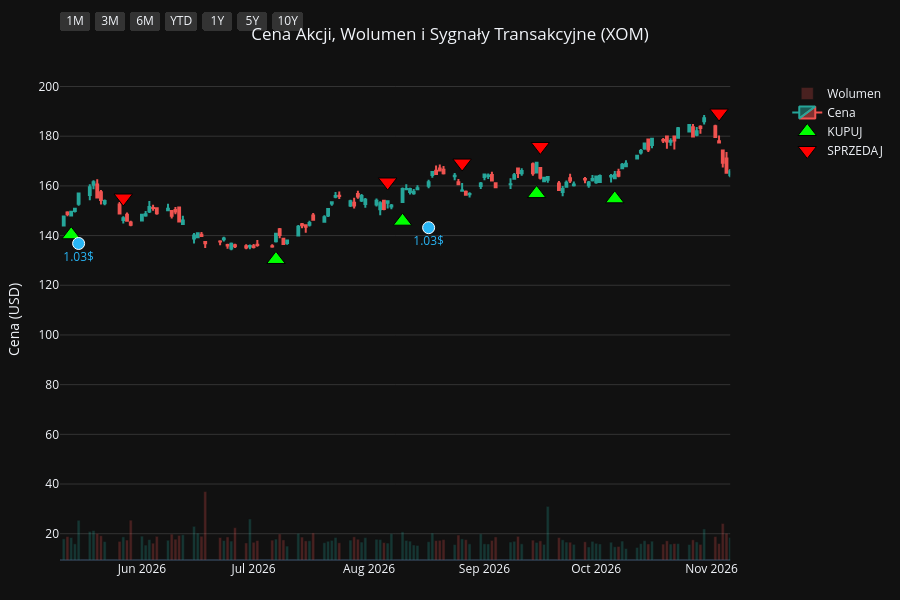
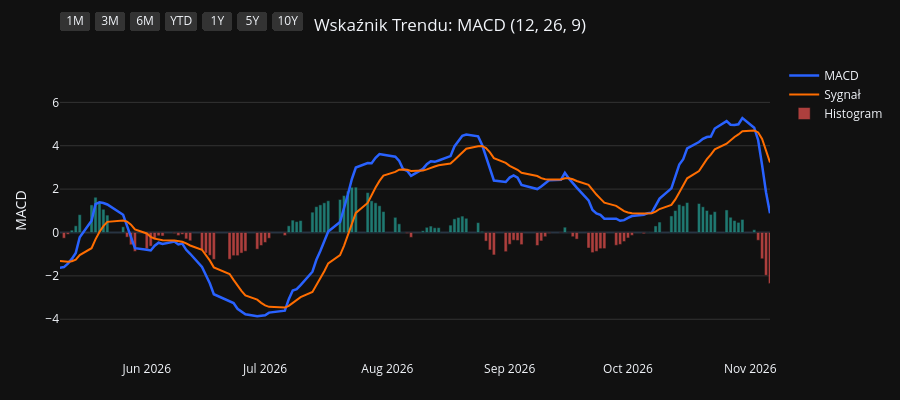
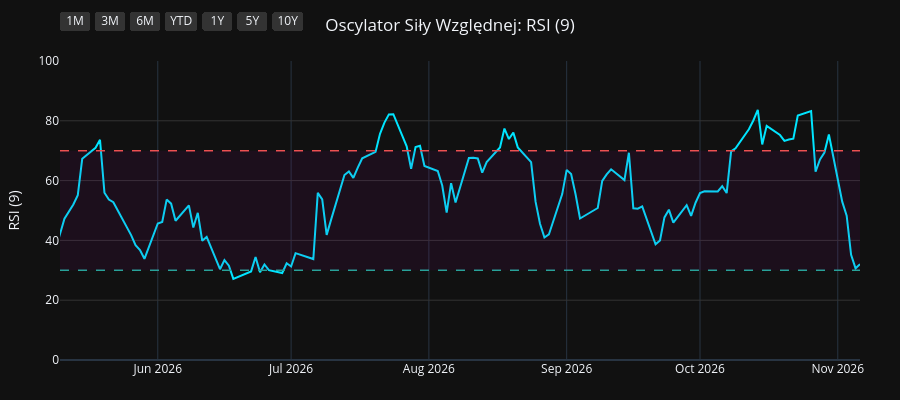
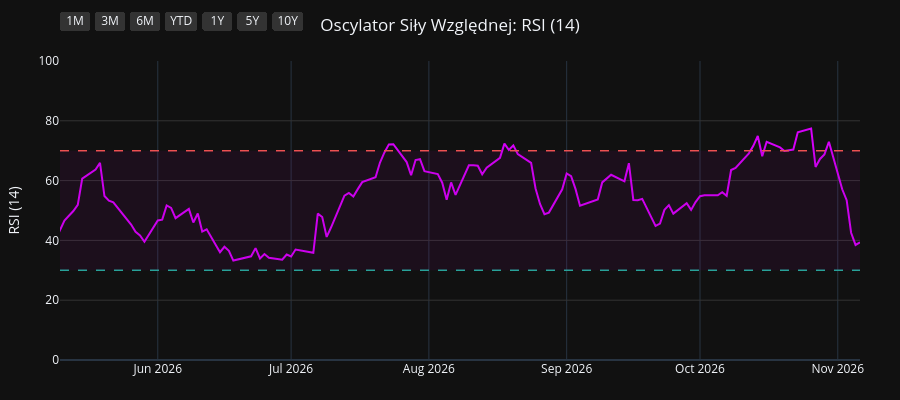

Write notebook code for charts like these, in order.
### Code cell
import os
import yfinance as yf
import pandas as pd
import pandas_ta as ta
import plotly.graph_objects as go
from plotly.subplots import make_subplots

# 1. Pobranie i przygotowanie danych
symbol = os.environ.get("STOCK_TICKER", "").strip().upper()
if not symbol:
    raise RuntimeError("Set STOCK_TICKER before running price_extractor.ipynb")
df = yf.Ticker(symbol).history(period="10y")
df.index = df.index.tz_localize(None)

# Wskaźniki i sygnały
df.ta.macd(fast=12, slow=26, signal=9, append=True)
df.ta.rsi(length=9, append=True)
df.ta.rsi(length=14, append=True)
df.ta.rsi(length=21, append=True)
df.dropna(inplace=True)

macd = df['MACD_12_26_9']
signal = df['MACDs_12_26_9']
wczorajszy_macd = macd.shift(1)
wczorajszy_signal = signal.shift(1)

df['Decyzja'] = 'BRAK'
df.loc[(macd > signal) & (wczorajszy_macd <= wczorajszy_signal), 'Decyzja'] = 'KUPUJ'
df.loc[(macd < signal) & (wczorajszy_macd >= wczorajszy_signal), 'Decyzja'] = 'SPRZEDAJ'

df_kupuj = df[df['Decyzja'] == 'KUPUJ']
df_sprzedaj = df[df['Decyzja'] == 'SPRZEDAJ']
df_dywidendy = df[df['Dividends'] > 0]
df_splity = df[df['Stock Splits'] > 0]

# Wspólna konfiguracja osi X
konfiguracja_osi_x = dict(
    type="date",
    showspikes=True, spikemode="across", spikesnap="cursor", spikedash="dot", spikecolor="#ffffff", spikethickness=1, hoverformat="%Y-%m-%d",
    rangeselector=dict(
        buttons=list([
            dict(count=1, label="1M", step="month", stepmode="backward"),
            dict(count=3, label="3M", step="month", stepmode="backward"),
            dict(count=6, label="6M", step="month", stepmode="backward"),
            dict(count=1, label="YTD", step="year", stepmode="todate"),
            dict(count=1, label="1Y", step="year", stepmode="backward"),
            dict(count=5, label="5Y", step="year", stepmode="backward"),
            dict(step="all", label="10Y")
        ]),
        bgcolor="#333333", activecolor="#2962ff", x=0, y=1.1
    )
)

# ==========================================
# WYKRES 1: CENA + WOLUMEN + SYGNAŁY
# ==========================================
fig1 = make_subplots(specs=[[{"secondary_y": True}]])

kolory_wolumenu = ['#26a69a' if row['Close'] >= row['Open'] else '#ef5350' for index, row in df.iterrows()]
fig1.add_trace(go.Bar(x=df.index, y=df['Volume'], marker_color=kolory_wolumenu, opacity=0.25, name='Wolumen'), secondary_y=True)
fig1.add_trace(go.Candlestick(x=df.index, open=df['Open'], high=df['High'], low=df['Low'], close=df['Close'], name='Cena', increasing_line_color='#26a69a', decreasing_line_color='#ef5350'), secondary_y=False)
fig1.add_trace(go.Scatter(x=df_kupuj.index, y=df_kupuj['Low'] * 0.95, customdata=df_kupuj[['Low', 'High']], mode='markers', marker=dict(symbol='triangle-up', size=16, color='#00ff00', line=dict(width=1, color='black')), name='KUPUJ', hovertemplate='KUPUJ<br>Najniższa: %{customdata[0]:.2f}<br>Najwyższa: %{customdata[1]:.2f}<extra></extra>'), secondary_y=False)
fig1.add_trace(go.Scatter(x=df_sprzedaj.index, y=df_sprzedaj['High'] * 1.05, customdata=df_sprzedaj[['Low', 'High']], mode='markers', marker=dict(symbol='triangle-down', size=16, color='#ff0000', line=dict(width=1, color='black')), name='SPRZEDAJ', hovertemplate='SPRZEDAJ<br>Najniższa: %{customdata[0]:.2f}<br>Najwyższa: %{customdata[1]:.2f}<extra></extra>'), secondary_y=False)

if not df_dywidendy.empty:
    fig1.add_trace(go.Scatter(x=df_dywidendy.index, y=df_dywidendy['Low'] * 0.90, mode='markers+text', marker=dict(symbol='circle', size=12, color='#29b6f6', line=dict(width=1, color='white')), text=df_dywidendy['Dividends'].apply(lambda x: f"{x}$"), textposition="bottom center", name='Dywidenda', showlegend=False, hovertemplate='Dywidenda: %{text}<extra></extra>', textfont=dict(color="#29b6f6")), secondary_y=False)
if not df_splity.empty:
                    fig1.add_trace(go.Scatter(x=df_splity.index, y=df_splity['High'], mode='markers+text', marker=dict(symbol='star', size=16, color='#ffee58', line=dict(width=1, color='black')), text=df_splity['Stock Splits'].apply(lambda x: f"{x:g}:1" if x >= 1 else f"1:{1 / x:g}"), textposition="top center", name='Split', hovertemplate='%{text}<extra></extra>', textfont=dict(color="#ffee58")), secondary_y=False)

fig1.update_layout(title=dict(text=f"Cena Akcji, Wolumen i Sygnały Transakcyjne ({symbol})", x=0.5, xanchor='center'), dragmode='pan', xaxis_rangeslider_visible=False, template='plotly_dark', height=600, hovermode='x unified', margin=dict(l=60, r=40, t=60, b=40))
fig1.update_xaxes(**konfiguracja_osi_x)
fig1.update_xaxes(range=[df.index.max() - pd.Timedelta(days=180), df.index.max()])
fig1.update_yaxes(title_text="Cena (USD)", secondary_y=False, gridcolor='#333333')
fig1.update_yaxes(range=[0, df['Volume'].max() * 4], showgrid=False, showticklabels=False, secondary_y=True)
fig1.show(config={'scrollZoom': True})

# ==========================================
# WYKRES 2: WSKAŹNIK MACD
# ==========================================
fig2 = go.Figure()
fig2.add_trace(go.Scatter(x=df.index, y=df['MACD_12_26_9'], line=dict(color='#2962ff', width=2.5), name='MACD'))
fig2.add_trace(go.Scatter(x=df.index, y=df['MACDs_12_26_9'], line=dict(color='#ff6d00', width=2), name='Sygnał'))
kolory_macd = ['#26a69a' if val >= 0 else '#ef5350' for val in df['MACDh_12_26_9']]
fig2.add_trace(go.Bar(x=df.index, y=df['MACDh_12_26_9'], marker_color=kolory_macd, name='Histogram', opacity=0.7))
fig2.update_layout(title=dict(text="Wskaźnik Trendu: MACD (12, 26, 9)", x=0.5, xanchor='center'), dragmode='pan', xaxis_rangeslider_visible=False, template='plotly_dark', height=400, hovermode='x unified', margin=dict(l=60, r=40, t=60, b=40))
fig2.update_xaxes(**konfiguracja_osi_x)
fig2.update_xaxes(range=[df.index.max() - pd.Timedelta(days=180), df.index.max()])
fig2.update_yaxes(title_text="MACD", gridcolor='#333333')
fig2.show(config={'scrollZoom': True})

# ==========================================
# WYKRES 3: OSCYLATOR RSI (9)
# ==========================================
fig3 = go.Figure()
fig3.add_trace(go.Scatter(x=df.index, y=df['RSI_9'], line=dict(color='#00e5ff', width=2), name='RSI (9)'))
fig3.add_hline(y=70, line_dash="dash", line_color="#ef5350", line_width=1.5)
fig3.add_hline(y=30, line_dash="dash", line_color="#26a69a", line_width=1.5)
fig3.add_hrect(y0=30, y1=70, line_width=0, fillcolor="purple", opacity=0.1)
fig3.update_layout(title=dict(text="Oscylator Siły Względnej: RSI (9)", x=0.5, xanchor='center'), dragmode='pan', xaxis_rangeslider_visible=False, template='plotly_dark', height=400, hovermode='x unified', margin=dict(l=60, r=40, t=60, b=40))
fig3.update_xaxes(**konfiguracja_osi_x)
fig3.update_xaxes(range=[df.index.max() - pd.Timedelta(days=180), df.index.max()])
fig3.update_yaxes(title_text="RSI (9)", range=[0, 100], gridcolor='#333333')
fig3.show(config={'scrollZoom': True})

# ==========================================
# WYKRES 4: OSCYLATOR RSI (14)
# ==========================================
fig4 = go.Figure()
fig4.add_trace(go.Scatter(x=df.index, y=df['RSI_14'], line=dict(color='#d500f9', width=2), name='RSI (14)'))
fig4.add_hline(y=70, line_dash="dash", line_color="#ef5350", line_width=1.5)
fig4.add_hline(y=30, line_dash="dash", line_color="#26a69a", line_width=1.5)
fig4.add_hrect(y0=30, y1=70, line_width=0, fillcolor="purple", opacity=0.1)
fig4.update_layout(title=dict(text="Oscylator Siły Względnej: RSI (14)", x=0.5, xanchor='center'), dragmode='pan', xaxis_rangeslider_visible=False, template='plotly_dark', height=400, hovermode='x unified', margin=dict(l=60, r=40, t=60, b=40))
fig4.update_xaxes(**konfiguracja_osi_x)
fig4.update_xaxes(range=[df.index.max() - pd.Timedelta(days=180), df.index.max()])
fig4.update_yaxes(title_text="RSI (14)", range=[0, 100], gridcolor='#333333')
fig4.show(config={'scrollZoom': True})

# ==========================================
# WYKRES 5: OSCYLATOR RSI (21)
# ==========================================
fig5 = go.Figure()
fig5.add_trace(go.Scatter(x=df.index, y=df['RSI_21'], line=dict(color='#64dd17', width=2), name='RSI (21)'))
fig5.add_hline(y=70, line_dash="dash", line_color="#ef5350", line_width=1.5)
fig5.add_hline(y=30, line_dash="dash", line_color="#26a69a", line_width=1.5)
fig5.add_hrect(y0=30, y1=70, line_width=0, fillcolor="purple", opacity=0.1)
fig5.update_layout(title=dict(text="Oscylator Siły Względnej: RSI (21)", x=0.5, xanchor='center'), dragmode='pan', xaxis_rangeslider_visible=False, template='plotly_dark', height=400, hovermode='x unified', margin=dict(l=60, r=40, t=60, b=40))
fig5.update_xaxes(**konfiguracja_osi_x)
fig5.update_xaxes(range=[df.index.max() - pd.Timedelta(days=180), df.index.max()])
fig5.update_yaxes(title_text="RSI (21)", range=[0, 100], gridcolor='#333333')
fig5.show(config={'scrollZoom': True})

### Figure 1 — Plotly figure (JSON) as saved in the notebook; plotly's stock layout.template omitted (floating-point values rounded to 4 significant figures; data arrays with more than 128 entries replaced by an {"elided": "..."} marker saying what was removed)
{"data": [{"marker": {"color": {"elided": "2481 str values"}}, "name": "Wolumen", "opacity": 0.25, "type": "bar", "x": {"elided": "2481 str values"}, "xaxis": "x", "y": {"elided": "2481 int values"}, "yaxis": "y2"}, {"close": {"elided": "2481 float values"}, "decreasing": {"line": {"color": "#ef5350"}}, "high": {"elided": "2481 float values"}, "increasing": {"line": {"color": "#26a69a"}}, "low": {"elided": "2481 float values"}, "name": "Cena", "open": {"elided": "2481 float values"}, "type": "candlestick", "x": {"elided": "2481 str values"}, "xaxis": "x", "yaxis": "y"}, {"customdata": {"elided": "94x2 float values"}, "hovertemplate": "KUPUJ<br>Najniższa: %{customdata[0]:.2f}<br>Najwyższa: %{customdata[1]:.2f}<extra></extra>", "marker": {"color": "#00ff00", "line": {"color": "black", "width": 1}, "size": 16, "symbol": "triangle-up"}, "mode": "markers", "name": "KUPUJ", "type": "scatter", "x": ["2017-02-13T00:00:00", "2017-05-01T00:00:00", "2017-06-12T00:00:00", "2017-07-14T00:00:00", "2017-07-19T00:00:00", "2017-07-27T00:00:00", "2017-08-02T00:00:00", "2017-09-01T00:00:00", "2017-11-30T00:00:00", "2017-12-21T00:00:00", "2018-02-26T00:00:00", "2018-05-10T00:00:00", "2018-06-08T00:00:00", "2018-06-29T00:00:00", "2018-07-26T00:00:00", "2018-08-22T00:00:00", "2018-11-02T00:00:00", "2018-11-29T00:00:00", "2019-01-04T00:00:00", "2019-04-08T00:00:00", "2019-06-06T00:00:00", "2019-08-21T00:00:00", "2019-08-29T00:00:00", "2019-10-21T00:00:00", "2019-11-01T00:00:00", "2019-12-09T00:00:00", "2020-01-02T00:00:00", "2020-02-14T00:00:00", "2020-03-25T00:00:00", "2020-05-20T00:00:00", "2020-07-16T00:00:00", "2020-08-04T00:00:00", "2020-10-08T00:00:00", "2020-10-29T00:00:00", "2021-01-07T00:00:00", "2021-02-08T00:00:00", "2021-04-28T00:00:00", "2021-06-03T00:00:00", "2021-06-23T00:00:00", "2021-07-29T00:00:00", "2021-08-26T00:00:00", "2021-12-10T00:00:00", "2021-12-27T00:00:00", "2022-03-04T00:00:00", "2022-03-25T00:00:00", "2022-04-08T00:00:00", "2022-05-04T00:00:00", "2022-05-16T00:00:00", "2022-07-19T00:00:00", "2022-08-10T00:00:00", "2022-10-04T00:00:00", "2022-12-23T00:00:00", "2023-02-10T00:00:00", "2023-03-28T00:00:00", "2023-04-28T00:00:00", "2023-05-24T00:00:00", "2023-06-02T00:00:00", "2023-06-28T00:00:00", "2023-07-24T00:00:00", "2023-08-30T00:00:00", "2023-09-28T00:00:00", "2023-10-19T00:00:00", "2023-11-15T00:00:00", "2023-11-17T00:00:00", "2023-12-15T00:00:00", "2024-01-25T00:00:00", "2024-05-17T00:00:00", "2024-06-24T00:00:00", "2024-07-11T00:00:00", "2024-08-09T00:00:00", "2024-08-30T00:00:00", "2024-09-19T00:00:00", "2024-11-07T00:00:00", "2024-12-31T00:00:00", "2025-02-04T00:00:00", "2025-03-14T00:00:00", "2025-04-23T00:00:00", "2025-05-08T00:00:00", "2025-06-09T00:00:00", "2025-07-08T00:00:00", "2025-08-19T00:00:00", "2025-09-16T00:00:00", "2025-09-24T00:00:00", "2025-10-22T00:00:00", "2025-11-07T00:00:00", "2025-12-10T00:00:00", "2025-12-23T00:00:00", "2026-03-17T00:00:00", "2026-04-30T00:00:00", "2026-05-13T00:00:00", "2026-07-07T00:00:00", "2026-08-10T00:00:00", "2026-09-15T00:00:00", "2026-10-06T00:00:00"], "xaxis": "x", "y": [51.71, 51.16, 52.06, 51.19, 50.88, 50.64, 50.58, 48.84, 53.23, 53.58, 50.61, 52.53, 54.38, 54.24, 54.95, 52.62, 53.43, 52.6, 46.66, 56.17, 50.62, 48.31, 47.42, 47.24, 47.58, 48.65, 49.51, 43.1, 25.15, 32.49, 31.92, 30.79, 25.09, 23.12, 33.9, 38.6, 43.96, 47.4, 49.93, 45.99, 43.55, 50.28, 48.82, 65.89, 67.63, 69.58, 72.63, 73.43, 71.18, 73.61, 77.26, 89.8, 97.58, 89.04, 98.9, 91.13, 89.25, 88.12, 88.77, 94.68, 101.7, 95.84, 89.91, 89.26, 87.14, 86.54, 104.3, 98.68, 98.05, 103.7, 103.6, 102.6, 106.6, 95.03, 95.7, 98.17, 96.5, 95.48, 94.98, 101.4, 98.0, 104.1, 105.7, 104.4, 106.1, 110.2, 110.2, 147.0, 141.9, 140.3, 130.4, 145.8, 156.9, 154.8], "yaxis": "y"}, {"customdata": {"elided": "94x2 float values"}, "hovertemplate": "SPRZEDAJ<br>Najniższa: %{customdata[0]:.2f}<br>Najwyższa: %{customdata[1]:.2f}<extra></extra>", "marker": {"color": "#ff0000", "line": {"color": "black", "width": 1}, "size": 16, "symbol": "triangle-down"}, "mode": "markers", "name": "SPRZEDAJ", "type": "scatter", "x": ["2017-04-17T00:00:00", "2017-05-25T00:00:00", "2017-06-22T00:00:00", "2017-07-18T00:00:00", "2017-07-21T00:00:00", "2017-07-28T00:00:00", "2017-08-10T00:00:00", "2017-10-18T00:00:00", "2017-12-19T00:00:00", "2018-01-29T00:00:00", "2018-05-01T00:00:00", "2018-05-25T00:00:00", "2018-06-13T00:00:00", "2018-07-17T00:00:00", "2018-07-27T00:00:00", "2018-10-04T00:00:00", "2018-11-14T00:00:00", "2018-12-11T00:00:00", "2019-03-08T00:00:00", "2019-04-09T00:00:00", "2019-07-17T00:00:00", "2019-08-26T00:00:00", "2019-09-26T00:00:00", "2019-10-31T00:00:00", "2019-11-14T00:00:00", "2019-12-31T00:00:00", "2020-01-08T00:00:00", "2020-02-24T00:00:00", "2020-05-13T00:00:00", "2020-06-12T00:00:00", "2020-07-31T00:00:00", "2020-08-19T00:00:00", "2020-10-28T00:00:00", "2020-12-18T00:00:00", "2021-01-25T00:00:00", "2021-03-16T00:00:00", "2021-05-19T00:00:00", "2021-06-18T00:00:00", "2021-06-29T00:00:00", "2021-08-18T00:00:00", "2021-11-02T00:00:00", "2021-12-14T00:00:00", "2022-02-10T00:00:00", "2022-03-15T00:00:00", "2022-03-28T00:00:00", "2022-04-22T00:00:00", "2022-05-10T00:00:00", "2022-06-13T00:00:00", "2022-08-08T00:00:00", "2022-09-01T00:00:00", "2022-11-09T00:00:00", "2023-02-02T00:00:00", "2023-02-17T00:00:00", "2023-04-26T00:00:00", "2023-05-01T00:00:00", "2023-05-31T00:00:00", "2023-06-20T00:00:00", "2023-07-14T00:00:00", "2023-08-23T00:00:00", "2023-09-21T00:00:00", "2023-09-29T00:00:00", "2023-10-23T00:00:00", "2023-11-16T00:00:00", "2023-12-05T00:00:00", "2024-01-10T00:00:00", "2024-04-15T00:00:00", "2024-05-22T00:00:00", "2024-07-10T00:00:00", "2024-08-05T00:00:00", "2024-08-20T00:00:00", "2024-09-03T00:00:00", "2024-10-16T00:00:00", "2024-11-26T00:00:00", "2025-01-31T00:00:00", "2025-03-03T00:00:00", "2025-04-03T00:00:00", "2025-05-05T00:00:00", "2025-05-21T00:00:00", "2025-06-27T00:00:00", "2025-07-16T00:00:00", "2025-09-08T00:00:00", "2025-09-22T00:00:00", "2025-09-30T00:00:00", "2025-11-04T00:00:00", "2025-11-24T00:00:00", "2025-12-16T00:00:00", "2026-02-17T00:00:00", "2026-04-02T00:00:00", "2026-05-07T00:00:00", "2026-05-27T00:00:00", "2026-08-06T00:00:00", "2026-08-26T00:00:00", "2026-09-16T00:00:00", "2026-11-03T00:00:00"], "xaxis": "x", "y": [56.89, 57.94, 57.15, 56.8, 56.63, 55.99, 56.43, 58.99, 59.37, 63.75, 55.72, 57.79, 60.17, 60.28, 60.01, 63.36, 58.8, 57.84, 59.63, 62.08, 57.76, 52.55, 54.92, 52.13, 53.73, 54.38, 54.76, 45.68, 35.34, 39.17, 33.97, 35.04, 26.6, 36.83, 39.58, 51.04, 51.96, 53.43, 55.36, 49.18, 57.67, 55.79, 71.95, 71.49, 75.22, 79.57, 78.46, 89.18, 81.73, 87.56, 104.3, 106.8, 106.8, 109.5, 109.7, 97.24, 98.87, 98.19, 102.1, 111.7, 113.4, 105.6, 99.16, 98.26, 95.82, 117.9, 114.8, 109.4, 113.4, 116.8, 114.3, 119.6, 118.8, 109.8, 112.4, 115.7, 104.8, 106.1, 111.3, 114.8, 112.3, 115.1, 115.8, 116.7, 120.6, 120.3, 154.5, 172.9, 152.4, 155.1, 161.6, 169.2, 175.9, 189.3], "yaxis": "y"}, {"hovertemplate": "Dywidenda: %{text}<extra></extra>", "marker": {"color": "#29b6f6", "line": {"color": "white", "width": 1}, "size": 12, "symbol": "circle"}, "mode": "markers+text", "name": "Dywidenda", "showlegend": false, "text": ["0.75$", "0.77$", "0.77$", "0.77$", "0.77$", "0.82$", "0.82$", "0.82$", "0.82$", "0.87$", "0.87$", "0.87$", "0.87$", "0.87$", "0.87$", "0.87$", "0.87$", "0.87$", "0.87$", "0.88$", "0.88$", "0.88$", "0.88$", "0.91$", "0.91$", "0.91$", "0.91$", "0.95$", "0.95$", "0.95$", "0.95$", "0.99$", "0.99$", "0.99$", "0.99$", "1.03$", "1.03$", "1.03$", "1.03$"], "textfont": {"color": "#29b6f6"}, "textposition": "bottom center", "type": "scatter", "x": ["2017-02-08T00:00:00", "2017-05-10T00:00:00", "2017-08-10T00:00:00", "2017-11-10T00:00:00", "2018-02-09T00:00:00", "2018-05-11T00:00:00", "2018-08-10T00:00:00", "2018-11-09T00:00:00", "2019-02-08T00:00:00", "2019-05-10T00:00:00", "2019-08-12T00:00:00", "2019-11-08T00:00:00", "2020-02-10T00:00:00", "2020-05-12T00:00:00", "2020-08-12T00:00:00", "2020-11-10T00:00:00", "2021-02-09T00:00:00", "2021-05-12T00:00:00", "2021-08-12T00:00:00", "2021-11-10T00:00:00", "2022-02-09T00:00:00", "2022-05-12T00:00:00", "2022-08-11T00:00:00", "2022-11-14T00:00:00", "2023-02-13T00:00:00", "2023-05-15T00:00:00", "2023-08-15T00:00:00", "2023-11-14T00:00:00", "2024-02-13T00:00:00", "2024-05-14T00:00:00", "2024-08-15T00:00:00", "2024-11-14T00:00:00", "2025-02-12T00:00:00", "2025-05-15T00:00:00", "2025-08-15T00:00:00", "2025-11-14T00:00:00", "2026-02-12T00:00:00", "2026-05-15T00:00:00", "2026-08-17T00:00:00"], "xaxis": "x", "y": [48.28, 49.03, 47.84, 50.43, 45.68, 50.52, 49.75, 50.78, 46.86, 48.99, 45.75, 47.19, 40.38, 30.46, 30.72, 25.95, 36.5, 44.46, 42.95, 48.81, 60.92, 65.21, 72.19, 89.52, 92.95, 84.6, 88.05, 85.48, 83.56, 97.54, 99.71, 102.4, 92.03, 91.83, 92.67, 102.9, 133.1, 136.8, 143.2], "yaxis": "y"}], "layout": {"dragmode": "pan", "height": 600, "hovermode": "x unified", "margin": {"b": 40, "l": 60, "r": 40, "t": 60}, "title": {"text": "Cena Akcji, Wolumen i Sygnały Transakcyjne (XOM)", "x": 0.5, "xanchor": "center"}, "xaxis": {"anchor": "y", "domain": [0.0, 0.94], "hoverformat": "%Y-%m-%d", "range": ["2026-05-10T00:00:00", "2026-11-06T00:00:00"], "rangeselector": {"activecolor": "#2962ff", "bgcolor": "#333333", "buttons": [{"count": 1, "label": "1M", "step": "month", "stepmode": "backward"}, {"count": 3, "label": "3M", "step": "month", "stepmode": "backward"}, {"count": 6, "label": "6M", "step": "month", "stepmode": "backward"}, {"count": 1, "label": "YTD", "step": "year", "stepmode": "todate"}, {"count": 1, "label": "1Y", "step": "year", "stepmode": "backward"}, {"count": 5, "label": "5Y", "step": "year", "stepmode": "backward"}, {"label": "10Y", "step": "all"}], "x": 0, "y": 1.1}, "rangeslider": {"visible": false}, "showspikes": true, "spikecolor": "#ffffff", "spikedash": "dot", "spikemode": "across", "spikesnap": "cursor", "spikethickness": 1, "type": "date"}, "yaxis": {"anchor": "x", "domain": [0.0, 1.0], "gridcolor": "#333333", "title": {"text": "Cena (USD)"}}, "yaxis2": {"anchor": "x", "overlaying": "y", "range": [0, 337757600], "showgrid": false, "showticklabels": false, "side": "right"}}}

### Figure 2 — Plotly figure (JSON) as saved in the notebook; plotly's stock layout.template omitted (floating-point values rounded to 4 significant figures; data arrays with more than 128 entries replaced by an {"elided": "..."} marker saying what was removed)
{"data": [{"line": {"color": "#2962ff", "width": 2.5}, "name": "MACD", "type": "scatter", "x": {"elided": "2481 str values"}, "y": {"elided": "2481 float values"}}, {"line": {"color": "#ff6d00", "width": 2}, "name": "Sygnał", "type": "scatter", "x": {"elided": "2481 str values"}, "y": {"elided": "2481 float values"}}, {"marker": {"color": {"elided": "2481 str values"}}, "name": "Histogram", "opacity": 0.7, "type": "bar", "x": {"elided": "2481 str values"}, "y": {"elided": "2481 float values"}}], "layout": {"dragmode": "pan", "height": 400, "hovermode": "x unified", "margin": {"b": 40, "l": 60, "r": 40, "t": 60}, "title": {"text": "Wskaźnik Trendu: MACD (12, 26, 9)", "x": 0.5, "xanchor": "center"}, "xaxis": {"hoverformat": "%Y-%m-%d", "range": ["2026-05-10T00:00:00", "2026-11-06T00:00:00"], "rangeselector": {"activecolor": "#2962ff", "bgcolor": "#333333", "buttons": [{"count": 1, "label": "1M", "step": "month", "stepmode": "backward"}, {"count": 3, "label": "3M", "step": "month", "stepmode": "backward"}, {"count": 6, "label": "6M", "step": "month", "stepmode": "backward"}, {"count": 1, "label": "YTD", "step": "year", "stepmode": "todate"}, {"count": 1, "label": "1Y", "step": "year", "stepmode": "backward"}, {"count": 5, "label": "5Y", "step": "year", "stepmode": "backward"}, {"label": "10Y", "step": "all"}], "x": 0, "y": 1.1}, "rangeslider": {"visible": false}, "showspikes": true, "spikecolor": "#ffffff", "spikedash": "dot", "spikemode": "across", "spikesnap": "cursor", "spikethickness": 1, "type": "date"}, "yaxis": {"gridcolor": "#333333", "title": {"text": "MACD"}}}}

### Figure 3 — Plotly figure (JSON) as saved in the notebook; plotly's stock layout.template omitted (floating-point values rounded to 4 significant figures; data arrays with more than 128 entries replaced by an {"elided": "..."} marker saying what was removed)
{"data": [{"line": {"color": "#00e5ff", "width": 2}, "name": "RSI (9)", "type": "scatter", "x": {"elided": "2481 str values"}, "y": {"elided": "2481 float values"}}], "layout": {"dragmode": "pan", "height": 400, "hovermode": "x unified", "margin": {"b": 40, "l": 60, "r": 40, "t": 60}, "shapes": [{"line": {"color": "#ef5350", "dash": "dash", "width": 1.5}, "type": "line", "x0": 0, "x1": 1, "xref": "x domain", "y0": 70, "y1": 70, "yref": "y"}, {"line": {"color": "#26a69a", "dash": "dash", "width": 1.5}, "type": "line", "x0": 0, "x1": 1, "xref": "x domain", "y0": 30, "y1": 30, "yref": "y"}, {"fillcolor": "purple", "line": {"width": 0}, "opacity": 0.1, "type": "rect", "x0": 0, "x1": 1, "xref": "x domain", "y0": 30, "y1": 70, "yref": "y"}], "title": {"text": "Oscylator Siły Względnej: RSI (9)", "x": 0.5, "xanchor": "center"}, "xaxis": {"hoverformat": "%Y-%m-%d", "range": ["2026-05-10T00:00:00", "2026-11-06T00:00:00"], "rangeselector": {"activecolor": "#2962ff", "bgcolor": "#333333", "buttons": [{"count": 1, "label": "1M", "step": "month", "stepmode": "backward"}, {"count": 3, "label": "3M", "step": "month", "stepmode": "backward"}, {"count": 6, "label": "6M", "step": "month", "stepmode": "backward"}, {"count": 1, "label": "YTD", "step": "year", "stepmode": "todate"}, {"count": 1, "label": "1Y", "step": "year", "stepmode": "backward"}, {"count": 5, "label": "5Y", "step": "year", "stepmode": "backward"}, {"label": "10Y", "step": "all"}], "x": 0, "y": 1.1}, "rangeslider": {"visible": false}, "showspikes": true, "spikecolor": "#ffffff", "spikedash": "dot", "spikemode": "across", "spikesnap": "cursor", "spikethickness": 1, "type": "date"}, "yaxis": {"gridcolor": "#333333", "range": [0, 100], "title": {"text": "RSI (9)"}}}}

### Figure 4 — Plotly figure (JSON) as saved in the notebook; plotly's stock layout.template omitted (floating-point values rounded to 4 significant figures; data arrays with more than 128 entries replaced by an {"elided": "..."} marker saying what was removed)
{"data": [{"line": {"color": "#d500f9", "width": 2}, "name": "RSI (14)", "type": "scatter", "x": {"elided": "2481 str values"}, "y": {"elided": "2481 float values"}}], "layout": {"dragmode": "pan", "height": 400, "hovermode": "x unified", "margin": {"b": 40, "l": 60, "r": 40, "t": 60}, "shapes": [{"line": {"color": "#ef5350", "dash": "dash", "width": 1.5}, "type": "line", "x0": 0, "x1": 1, "xref": "x domain", "y0": 70, "y1": 70, "yref": "y"}, {"line": {"color": "#26a69a", "dash": "dash", "width": 1.5}, "type": "line", "x0": 0, "x1": 1, "xref": "x domain", "y0": 30, "y1": 30, "yref": "y"}, {"fillcolor": "purple", "line": {"width": 0}, "opacity": 0.1, "type": "rect", "x0": 0, "x1": 1, "xref": "x domain", "y0": 30, "y1": 70, "yref": "y"}], "title": {"text": "Oscylator Siły Względnej: RSI (14)", "x": 0.5, "xanchor": "center"}, "xaxis": {"hoverformat": "%Y-%m-%d", "range": ["2026-05-10T00:00:00", "2026-11-06T00:00:00"], "rangeselector": {"activecolor": "#2962ff", "bgcolor": "#333333", "buttons": [{"count": 1, "label": "1M", "step": "month", "stepmode": "backward"}, {"count": 3, "label": "3M", "step": "month", "stepmode": "backward"}, {"count": 6, "label": "6M", "step": "month", "stepmode": "backward"}, {"count": 1, "label": "YTD", "step": "year", "stepmode": "todate"}, {"count": 1, "label": "1Y", "step": "year", "stepmode": "backward"}, {"count": 5, "label": "5Y", "step": "year", "stepmode": "backward"}, {"label": "10Y", "step": "all"}], "x": 0, "y": 1.1}, "rangeslider": {"visible": false}, "showspikes": true, "spikecolor": "#ffffff", "spikedash": "dot", "spikemode": "across", "spikesnap": "cursor", "spikethickness": 1, "type": "date"}, "yaxis": {"gridcolor": "#333333", "range": [0, 100], "title": {"text": "RSI (14)"}}}}
